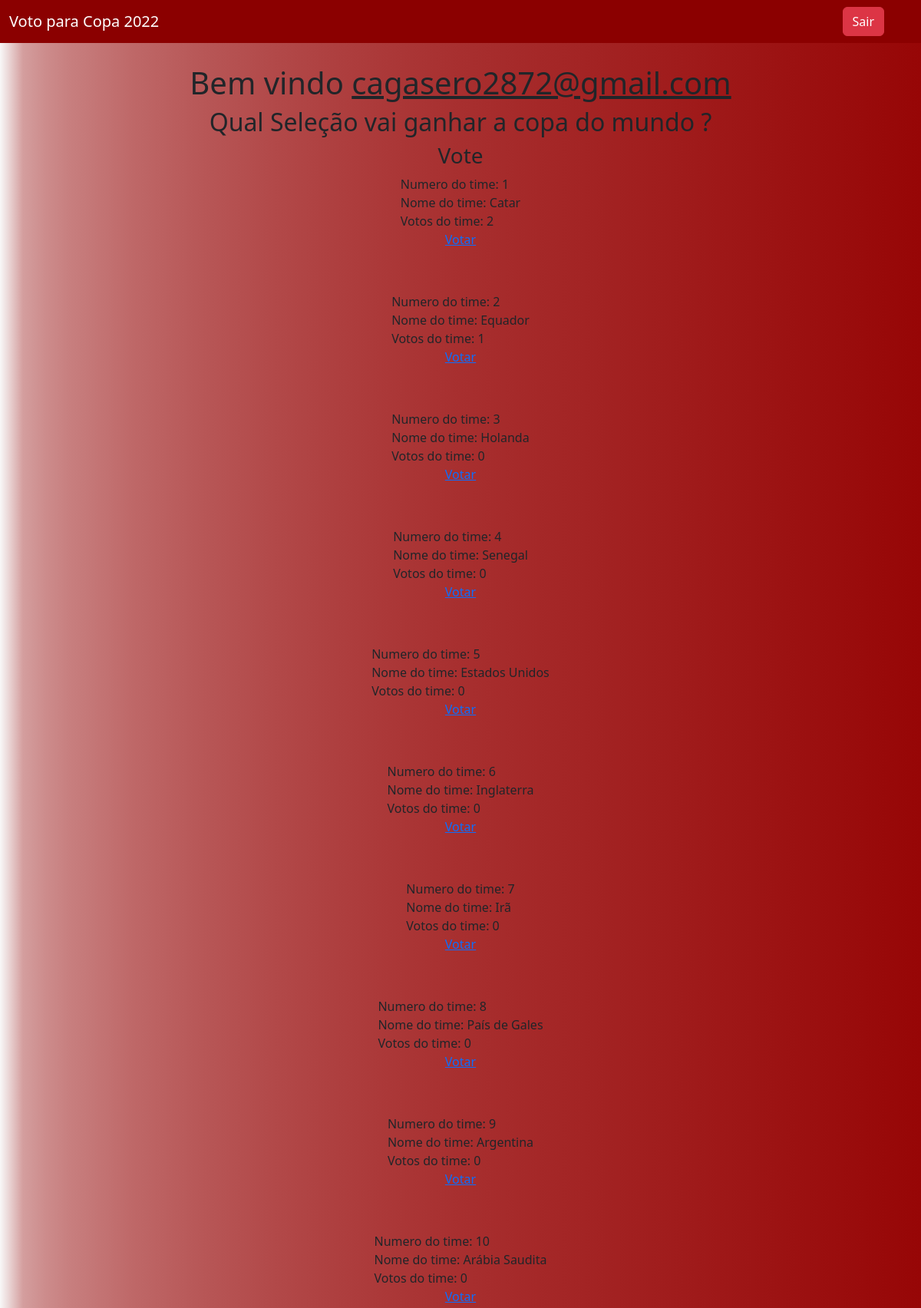
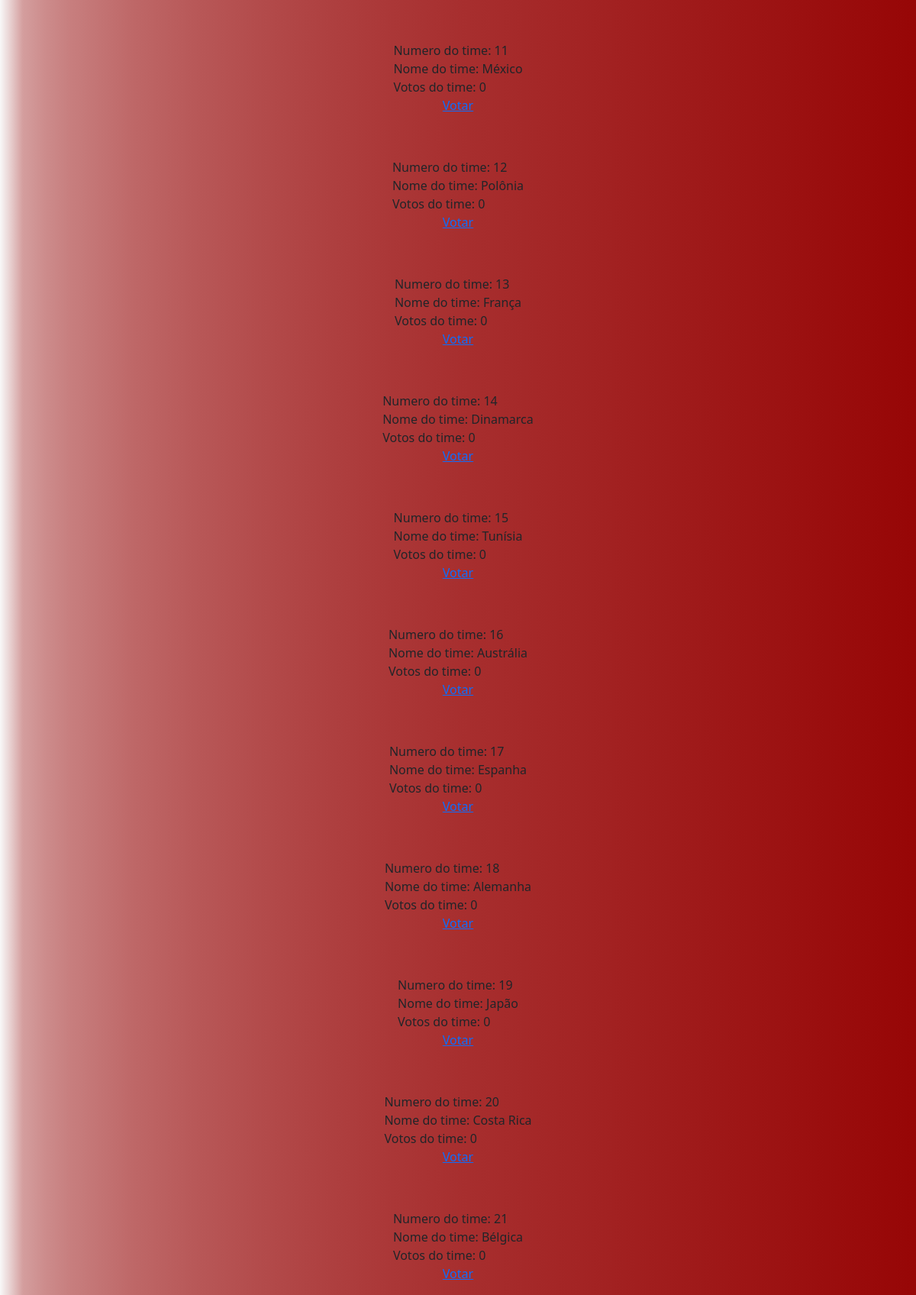
/voto.php (signed in, upper part), run on the app's committed database (2 pictures, top to bottom).
### tables this page shows
CREATE TABLE `times` (
  `id` int(11) NOT NULL,
  `selecoes` varchar(220) NOT NULL,
  `qntvoto` int(11) NOT NULL DEFAULT 0
);

### voto.php (the view, shortened to what this page needs)
<?php
    $logado = $_SESSION['email'];
?>
<?php
include_once("conect.php");
?>
<!DOCTYPE html>
<html lang="pt-BR">
<head>
    <link rel="stylesheet" href="css/voto.css">
    <link href="https://cdn.jsdelivr.net/npm/bootstrap@5.2.3/dist/css/bootstrap.min.css" rel="stylesheet">
</head>
<body style='display: flex; align-items: center; flex-direction: column;'>
<nav class="navbar navbar-expand-lg navbar-dark bg-primary" style="position: fixed; width: 100%; background-color:darkred !important">
        <div class="container-fluid">
            <a class="navbar-brand" href="#">Voto para Copa 2022</a>
        </div>
        <div class="d-flex">
            <a href="sair.php" class="btn btn-danger me-5">Sair</a>
        </div>
    </nav>
    <br>
    <?php
    echo "<h1 style='margin-top:60px;'>Bem vindo <u>$logado</u></h1>";
    ?>
    <h2>Qual Seleção vai ganhar a copa do mundo ?</h2>
    <h3>Vote</h3>
    <?php
    $result_times = "SELECT * FROM `times`";
    $resultado_times = mysqli_query ($conn, $result_times  );
    while($row_times = mysqli_fetch_assoc($resultado_times)){
        echo "Numero do time: " . $row_times['id'] . "<br>";
        echo "Nome do time: " . $row_times['selecoes'] . "<br>";
        echo "Votos do time: " . $row_times['qntvoto'] . "<br>";
        echo "<a href='votar.php?id=".$row_times['id']."'>Votar</a><br><hr>";
    }
    ?>
</body>
</html>

### css/voto.css (style rules this page uses)
body { font-size: Arial, Helvetica, sans-serif; background-image: linear-gradient(to right, rgb(248, 248, 248),90px, rgb(151, 6, 6)); text-align: center; }

### data on the page
times: id "1", selecoes "Catar", qntvoto "2"
times: id "2", selecoes "Equador", qntvoto "1"
times: id "3", selecoes "Holanda", qntvoto "0"
times: id "4", selecoes "Senegal", qntvoto "0"
times: id "5", selecoes "Estados Unidos", qntvoto "0"
times: id "6", selecoes "Inglaterra", qntvoto "0"
times: id "7", selecoes "Irã", qntvoto "0"
times: id "8", selecoes "País de Gales", qntvoto "0"
times: id "9", selecoes "Argentina", qntvoto "0"
times: id "10", selecoes "Arábia Saudita", qntvoto "0"
times: id "11", selecoes "México", qntvoto "0"
times: id "12", selecoes "Polônia", qntvoto "0"
times: id "13", selecoes "França", qntvoto "0"
times: id "14", selecoes "Dinamarca", qntvoto "0"
times: id "15", selecoes "Tunísia", qntvoto "0"
times: id "16", selecoes "Austrália", qntvoto "0"
times: id "17", selecoes "Espanha", qntvoto "0"
times: id "18", selecoes "Alemanha", qntvoto "0"
times: id "19", selecoes "Japão", qntvoto "0"
times: id "20", selecoes "Costa Rica", qntvoto "0"
times: id "21", selecoes "Bélgica", qntvoto "0"

### other printed values
$logado "cagasero2872@gmail.com"
